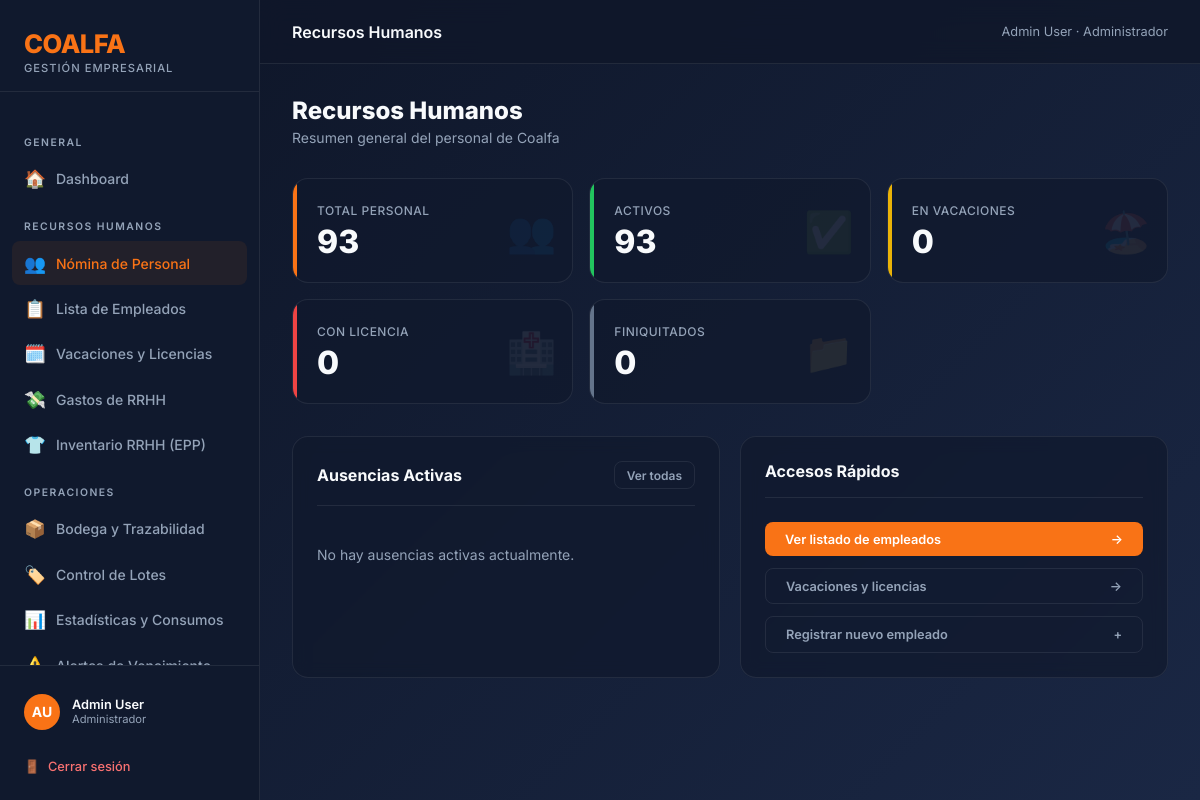
/rrhh/ (signed in), run on the app's committed database.
### coalfa/models.py (models this page shows, shortened)
class Usuario(AbstractBaseUser, PermissionsMixin):
    ROL_CHOICES = [
        ("ADMIN", "Administrador"),
        ("RRHH", "Recursos Humanos"),
        ("OPERACIONAL", "Operacional"),
        ("GERENTE", "Gerente"),
        ("AUDITOR", "Auditor (Solo Lectura)"),
    ]
    rut = models.CharField(max_length=12, unique=True, verbose_name="RUT", validators=[rut_validator])
    nombre = models.CharField(max_length=60, verbose_name="Nombre")
    apellido = models.CharField(max_length=60, verbose_name="Apellido")
    rol = models.CharField(max_length=15, choices=ROL_CHOICES, default="RRHH", verbose_name="Rol")
    is_active = models.BooleanField(default=True, verbose_name="Activo")
    is_staff = models.BooleanField(default=False, verbose_name="Es staff")
    solicitud_pendiente = models.BooleanField(default=False, verbose_name="Solicitud pendiente de aprobación")
    date_joined = models.DateTimeField(default=timezone.now, verbose_name="Fecha de registro")
    USERNAME_FIELD = "rut"
    REQUIRED_FIELDS = ["nombre", "apellido"]
    objects = UsuarioManager()
    def get_full_name(self):
        return f"{self.nombre} {self.apellido}"
    class Meta:
        verbose_name = "Usuario"
        verbose_name_plural = "Usuarios"

### rrhh/views.py (the view)
# urls.py: path("", views.dashboard_rrhh, name="rrhh_dashboard"),
@rrhh_required
def dashboard_rrhh(request):
    total = Empleado.objects.count()
    activos = Empleado.objects.filter(estado="ACTIVO").count()
    vacaciones = Empleado.objects.filter(estado="VACACIONES").count()
    licencia = Empleado.objects.filter(estado="LICENCIA").count()
    finiquitados = Empleado.objects.filter(estado="FINIQUITADO").count()
    hoy = datetime.date.today()
    ausencias_activas = PeriodoAusencia.objects.filter(fecha_inicio__lte=hoy, fecha_fin__gte=hoy)
    context = {
        "total": total, "activos": activos, "vacaciones": vacaciones,
        "licencia": licencia, "finiquitados": finiquitados,
        "ausencias_activas": ausencias_activas[:5],
    }
    return render(request, "rrhh/dashboard.html", context)

### coalfa/context_processors.py (called while the page is built)
def solicitudes_pendientes(request):
    if request.user.is_authenticated and getattr(request.user, 'rol', None) == 'ADMIN':
        count = Usuario.objects.filter(solicitud_pendiente=True).count()
        return {'solicitudes_count': count}
    return {}

### rrhh/templates/rrhh/dashboard.html (shortened to what this page needs)
{% extends 'base.html' %}
{% block topbar_title %}Recursos Humanos{% endblock %}
{% block nav_rrhh %}active{% endblock %}
{% block content %}
<div class="page-title">Recursos Humanos</div>
<p class="page-subtitle">Resumen general del personal de Coalfa</p>
<div class="kpi-grid">
    <div class="kpi-card">
        <div class="kpi-label">Total Personal</div>
        <div class="kpi-value">{{ total }}</div>
        <div class="kpi-icon">👥</div>
    </div>
    <div class="kpi-card" style="--accent:#22c55e;">
        <div class="kpi-label">Activos</div>
        <div class="kpi-value">{{ activos }}</div>
        <div class="kpi-icon">✅</div>
    </div>
    <div class="kpi-card" style="--accent:#eab308;">
        <div class="kpi-label">En Vacaciones</div>
        <div class="kpi-value">{{ vacaciones }}</div>
        <div class="kpi-icon">🏖️</div>
    </div>
    <div class="kpi-card" style="--accent:#ef4444;">
        <div class="kpi-label">Con Licencia</div>
        <div class="kpi-value">{{ licencia }}</div>
        <div class="kpi-icon">🏥</div>
    </div>
    <div class="kpi-card" style="--accent:#64748b;">
        <div class="kpi-label">Finiquitados</div>
        <div class="kpi-value">{{ finiquitados }}</div>
        <div class="kpi-icon">📁</div>
    </div>
</div>
<div class="rrhh-layout" style="display:grid;grid-template-columns:1fr 1fr;gap:1.25rem;">
    <div class="card">
        <div class="card-header">
            <span class="card-title">Ausencias Activas</span>
            <a href="{% url 'rrhh_ausencias' %}" class="btn btn-ghost btn-sm">Ver todas</a>
        </div>
        {% for a in ausencias_activas %}
        <div class="absence-row">
            <div style="flex:1;">
                <div style="font-weight:600;font-size:0.875rem;">{{ a.empleado.nombre }} {{ a.empleado.apellido }}</div>
                <div class="absence-dates">{{ a.get_tipo_display }} &mdash; hasta el {{ a.fecha_fin|date:"d/m/Y" }}
                </div>
            </div>
            <span class="badge {% if a.tipo == 'VACACIONES' %}badge-vacaciones{% else %}badge-licencia{% endif %}">
                {{ a.get_tipo_display }}
            </span>
        </div>
        {% empty %}
        <p style="color:var(--text-muted);font-size:0.875rem;padding-top:1rem;">No hay ausencias activas actualmente.
        </p>
        {% endfor %}
    </div>
    <div class="card">
        <div class="card-header">
            <span class="card-title">Accesos Rápidos</span>
        </div>
        <a href="{% url 'rrhh_lista_empleados' %}" class="btn btn-primary"
            style="display:flex;justify-content:space-between;margin-bottom:0.75rem;">
            Ver listado de empleados <span>→</span>
        </a>
        <a href="{% url 'rrhh_ausencias' %}" class="btn btn-ghost"
            style="display:flex;justify-content:space-between;margin-bottom:0.75rem;">
            Vacaciones y licencias <span>→</span>
        </a>
        <a href="{% url 'rrhh_lista_empleados' %}?nuevo=1" class="btn btn-ghost" style="display:flex;justify-content:space-between;">
            Registrar nuevo empleado <span>+</span>
        </a>
    </div>
</div>
{% endblock %}

### templates/base.html (shortened to what this page needs)
<!DOCTYPE html>
<html lang="es">
<head>
    <link rel="stylesheet" href="https://unpkg.com/nprogress@0.2.0/nprogress.css" />
</head>
<body>
    <div class="sidebar">
        <div class="sidebar-brand">
            <div class="logo-text">COALFA</div>
            <div class="logo-sub">Gestión Empresarial</div>
        </div>
        <nav class="sidebar-nav">
            <div class="nav-section-label">General</div>
            <a href="{% url 'dashboard' %}" class="nav-item {% block nav_home %}{% endblock %}">
                <span class="icon">🏠</span> Dashboard
            </a>
            {% if user.rol == 'RRHH' or user.rol == 'ADMIN' or user.rol == 'GERENTE' or user.rol == 'AUDITOR' %}
            <div class="nav-section-label">Recursos Humanos</div>
            <a href="{% url 'rrhh_dashboard' %}" class="nav-item {% block nav_rrhh %}{% endblock %}">
                <span class="icon">👥</span> Nómina de Personal
            </a>
            <a href="{% url 'rrhh_lista_empleados' %}" class="nav-item {% block nav_empleados %}{% endblock %}">
                <span class="icon">📋</span> Lista de Empleados
            </a>
            <a href="{% url 'rrhh_ausencias' %}" class="nav-item {% block nav_ausencias %}{% endblock %}">
                <span class="icon">🗓️</span> Vacaciones y Licencias
            </a>
            <a href="{% url 'rrhh_gastos' %}" class="nav-item {% block nav_rrhh_gastos %}{% endblock %}">
                <span class="icon">💸</span> Gastos de RRHH
            </a>
            <a href="{% url 'rrhh_inventario' %}" class="nav-item {% block nav_rrhh_inventario %}{% endblock %}">
                <span class="icon">👕</span> Inventario RRHH (EPP)
            </a>
            {% endif %}
            {% if user.rol == 'OPERACIONAL' or user.rol == 'ADMIN' or user.rol == 'GERENTE' or user.rol == 'AUDITOR' %}
            <div class="nav-section-label">Operaciones</div>
            <a href="{% url 'inventario_dashboard' %}" class="nav-item {% block nav_inventario %}{% endblock %}">
                <span class="icon">📦</span> Bodega y Trazabilidad
            </a>
            <a href="{% url 'inventario_lista_lotes' %}" class="nav-item {% block nav_lotes %}{% endblock %}">
                <span class="icon">🏷️</span> Control de Lotes
            </a>
            <a href="{% url 'inventario_resumen_consumo' %}" class="nav-item {% block nav_consumo %}{% endblock %}">
                <span class="icon">📊</span> Estadísticas y Consumos
            </a>
            <a href="{% url 'inventario_alertas' %}" class="nav-item {% block nav_alertas %}{% endblock %}">
                <span class="icon">⚠️</span> Alertas de Vencimiento
            </a>
            {% endif %}
        </nav>
        <div class="sidebar-footer">
            <div class="user-info">
                <div class="user-avatar">{{ user.nombre|first }}{{ user.apellido|first }}</div>
                <div>
                    <div class="user-name">{{ user.get_full_name }}</div>
                    <div class="user-role">{{ user.get_rol_display }}</div>
                </div>
            </div>
            <a href="{% url 'logout' %}" class="btn-logout">
                <span>🚪</span> Cerrar sesión
            </a>
        </div>
    </div>
    <div class="main-wrapper">
        <div class="topbar">
            <div class="topbar-title">{% block topbar_title %}Dashboard{% endblock %}</div>
            <div class="topbar-breadcrumb">{{ user.get_full_name }} · {{ user.get_rol_display }}</div>
        </div>
        <div class="page-content">
            {% block content %}{% endblock %}
        </div>
    </div>
</body>
</html>

### data on the page
Usuario: nombre|first "A", apellido|first "U", get_full_name "Admin User", rol "Administrador"

### other printed values
{{ total }} "93"
{{ activos }} "93"
{{ vacaciones }} "0"
{{ licencia }} "0"
{{ finiquitados }} "0"
